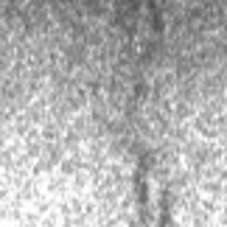
#> input picture datos/datos_ini/muestra_original/testing/Difetto1/RRT-101R_Img2_A80_S2_[17][9].png, 227 x 227 px; its folder holds only this picture in this run
$ jupyter execute --allow-errors entrena.ipynb   (shell and % lines are left out)
#> lines starting #> are read from the running program, lines starting #| are printed output that depends on the picture
[cell 1]
# CONFIGURACION DEL ENTORNO


from pathlib import Path
import json
import joblib
import mlflow
import mlflow.sklearn
import numpy as np
import pandas as pd
import matplotlib.pyplot as plt
import seaborn as sns
from PIL import Image, ImageOps
from tqdm.auto import tqdm
from skimage.feature import hog
from sklearn.base import clone
from sklearn.ensemble import RandomForestClassifier
from sklearn.linear_model import LogisticRegression
from sklearn.metrics import accuracy_score, classification_report, confusion_matrix, ConfusionMatrixDisplay, f1_score, precision_score, recall_score, roc_auc_score
from sklearn.model_selection import GridSearchCV, StratifiedKFold
from sklearn.pipeline import Pipeline
from sklearn.preprocessing import StandardScaler
from google.colab import drive

drive.mount("/content/drive")

RUTA_PROYECTO = Path("/content/drive/MyDrive/Actividad5_Vision360")
RUTA_DATOS_INI = RUTA_PROYECTO / "datos" / "datos_ini"
RUTA_DATASET = RUTA_DATOS_INI / "RIAWELC-main" / "Dataset_partitioned" / "DB - Copy"
RUTA_DATOS_LIMP = RUTA_PROYECTO / "datos" / "datos_limp"
RUTA_RESULTADOS = RUTA_PROYECTO / "resultados"

RUTA_DATOS_LIMP.mkdir(parents=True, exist_ok=True)
RUTA_RESULTADOS.mkdir(parents=True, exist_ok=True)

MAPEO_CLASES = {"Difetto1": "Grieta", "Difetto2": "Porosidad", "Difetto4": "Falta de penetracion", "NoDifetto": "Sin defecto"}
CLASE_A_ID = {"Grieta": 0, "Porosidad": 1, "Falta de penetracion": 2, "Sin defecto": 3}
NOMBRES_CLASES = list(CLASE_A_ID.keys())

#> (the rest of this cell did not finish here and is left out)

[cell 2]
# INVENTARIO Y EXPLORACION DEL DATASET

registros = []
for particion in ["training", "validation", "testing"]:
    for carpeta, clase in MAPEO_CLASES.items():
        for imagen in (RUTA_DATASET / particion / carpeta).glob("*.png"):
            registros.append({"archivo": imagen.name, "ruta": str(imagen), "particion": particion, "clase": clase})

df_inventario = pd.DataFrame(registros)
resumen_origen = df_inventario.groupby(["particion", "clase"]).size().reset_index(name="imagenes")
display(resumen_origen)
print(f"Total de imagenes originales: {len(df_inventario):,}")

muestras_visuales = df_inventario[df_inventario["particion"] == "training"].groupby("clase", group_keys=False).sample(n=1, random_state=42).sort_values("clase")
fig, ejes = plt.subplots(1, 4, figsize=(16, 4))
for eje, (_, fila) in zip(ejes, muestras_visuales.iterrows()):
    eje.imshow(Image.open(fila["ruta"]).convert("L"), cmap="gray")
    eje.set_title(fila["clase"], fontweight="bold")
    eje.axis("off")
plt.suptitle("EJEMPLOS DE CLASES DEL DATASET RIAWELC", fontweight="bold")
plt.tight_layout()
plt.show()
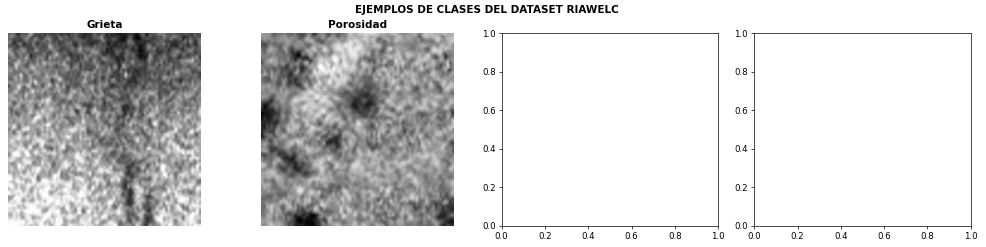
#> figure drawn by matplotlib, 2 panels

plt.figure(figsize=(11, 5))
sns.countplot(data=df_inventario, x="clase", hue="particion", order=NOMBRES_CLASES)
plt.title("DISTRIBUCION DE IMAGENES POR CLASE Y PARTICION", fontweight="bold")
plt.xlabel("Clase")
plt.ylabel("Numero de imagenes")
plt.tight_layout()
plt.show()
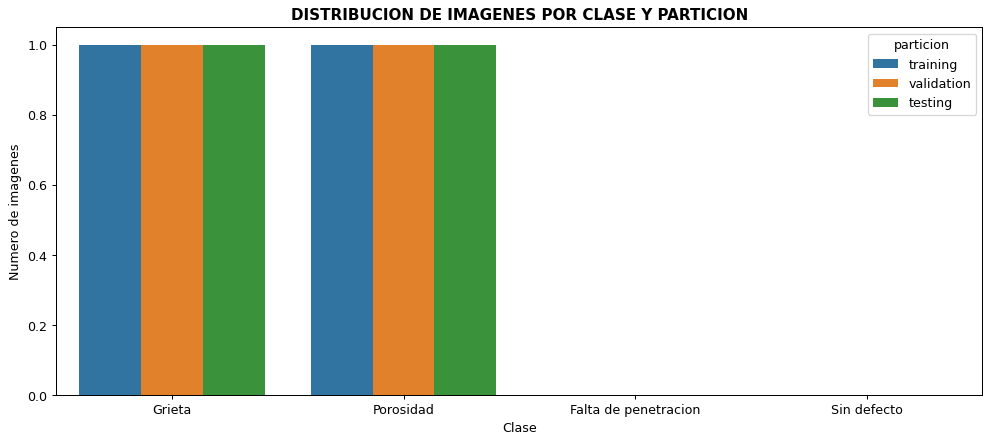
#> figure drawn by matplotlib, 1 panel

[cell 3]
# MUESTREO, LIMPIEZA Y ESTANDARIZACION

TAMANOS_MUESTRA = {"training": 300, "validation": 100, "testing": 100}
muestras = []
#> (the rest of this cell did not finish here and is left out)

[cell 4]
# EXTRACCION DE CARACTERISTICAS Y DIVISION DE DATOS

def extraer_hog(imagen):
    return hog(imagen / 255.0, orientations=9, pixels_per_cell=(16, 16), cells_per_block=(2, 2), block_norm="L2-Hys")

#> (the rest of this cell did not finish here and is left out)

[cell 5]
# CONFIGURACION DE MLFLOW

from mlflow.tracking import MlflowClient

RUTA_MLFLOW = RUTA_PROYECTO / "mlruns"
RUTA_ARTEFACTOS = RUTA_MLFLOW / "artefactos"
RUTA_MLFLOW.mkdir(exist_ok=True)
RUTA_ARTEFACTOS.mkdir(exist_ok=True)
URI_TRACKING = f"sqlite:///{RUTA_MLFLOW / 'mlflow.db'}"
NOMBRE_EXPERIMENTO = "Actividad5_Vision360_RIAWELC"
mlflow.set_tracking_uri(URI_TRACKING)
cliente = MlflowClient()
if cliente.get_experiment_by_name(NOMBRE_EXPERIMENTO) is None:
    cliente.create_experiment(NOMBRE_EXPERIMENTO, artifact_location=RUTA_ARTEFACTOS.as_uri())
mlflow.set_experiment(NOMBRE_EXPERIMENTO)
print("MLflow configurado correctamente")

[cell 6]
# ENTRENAMIENTO Y AJUSTE DE HIPERPARAMETROS

def calcular_metricas(y_real, y_predicho, probabilidades):
    return {
        "accuracy": accuracy_score(y_real, y_predicho),
        "precision_macro": precision_score(y_real, y_predicho, average="macro", zero_division=0),
        "recall_macro": recall_score(y_real, y_predicho, average="macro", zero_division=0),
        "f1_macro": f1_score(y_real, y_predicho, average="macro", zero_division=0),
        "roc_auc_ovr_weighted": roc_auc_score(y_real, probabilidades, multi_class="ovr", average="weighted")
    }

cv_estratificada = StratifiedKFold(n_splits=3, shuffle=True, random_state=42)

configuraciones = {
    "Regresion Logistica": (
        Pipeline([("escalado", StandardScaler()), ("modelo", LogisticRegression(max_iter=2000, solver="lbfgs", random_state=42))]),
        {"modelo__C": [0.1, 1.0, 10.0], "modelo__class_weight": [None, "balanced"]}
    ),
    "Random Forest": (
        Pipeline([("modelo", RandomForestClassifier(random_state=42, n_jobs=1))]),
        {"modelo__n_estimators": [100, 200], "modelo__max_depth": [None, 20], "modelo__min_samples_split": [2, 5]}
    )
}

modelos, grids, resultados_validacion = {}, {}, []
#> (the rest of this cell did not finish here and is left out)

[cell 7]
# COMPARACION Y EVALUACION FINAL

resultados_prueba = []
for nombre, modelo in modelos.items():
    prediccion = modelo.predict(X_test)
    probabilidades = modelo.predict_proba(X_test)
    metricas = calcular_metricas(y_test, prediccion, probabilidades)
    resultados_prueba.append({"modelo": nombre, **metricas})
    with mlflow.start_run(run_name=f"Evaluacion_Prueba_{nombre.replace(' ', '_')}"):
        mlflow.log_param("modelo_evaluado", nombre)
        mlflow.log_metrics({f"prueba_{k}": v for k, v in metricas.items()})

df_prueba = pd.DataFrame(resultados_prueba)
display(df_prueba.round(4))
#> (the rest of this cell did not finish here and is left out)

#> (a cell that did not finish here is left out)

[cell 9]
# ACCESO AL PANEL DE MLFLOW

from pathlib import Path
from urllib.parse import urlparse
import json
import subprocess
import time
import urllib.request
from google.colab import output
import mlflow

proyecto = Path("/content/drive/MyDrive/Actividad5_Vision360")
base_mlflow = proyecto / "mlruns" / "mlflow.db"
puerto = 5014

host_interno = (
    "m-s-kkb-usc1a2-3p7o1q7yfao1m."
    "us-central1-a.c.codatalab-user-runtimes.internal:8007"
)

url_colab = output.eval_js(f"google.colab.kernel.proxyPort({puerto})")
#> (the rest of this cell did not finish here and is left out)

[cell 10]
# CREACION DEL PRIMER COMMIT LOCAL

from pathlib import Path
import subprocess

proyecto = Path("/content/drive/MyDrive/Actividad5_Vision360/Actividad5")

def ejecutar_git(*argumentos):
    resultado = subprocess.run(
        ["git", *argumentos],
        cwd=proyecto,
        capture_output=True,
        text=True
    )

    if resultado.returncode != 0:
        raise RuntimeError(resultado.stderr.strip() or resultado.stdout.strip())

    return resultado.stdout.strip()

# PREPARAR LOS ARCHIVOS PARA EL COMMIT
ejecutar_git("add", "--all")
#> (the call stopped at in ejecutar_git, `resultado = subprocess.run( ["git", *argumentos], cwd=proyecto, captur..`: subprocess is not available in this run)
